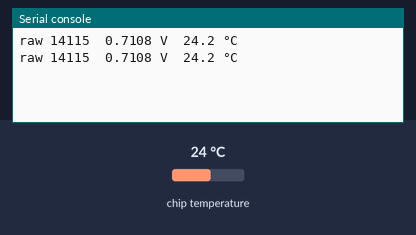
Recording of a program running on a simulated Raspberry Pi Pico running MicroPython. Shown: the last lines printed to the serial console. Inputs (shaded band) come from the test bench; at power-on: chip temperature 24 °C.

Above: at 1.2 s.
1.3 s: chip temperature set to 1 °C
At 2.6 s:
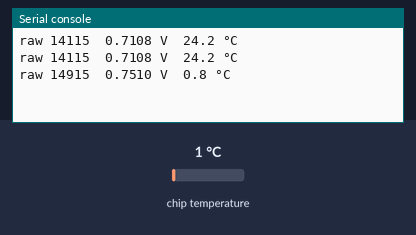
2.8 s: chip temperature set to 11 °C
At 3.8 s:
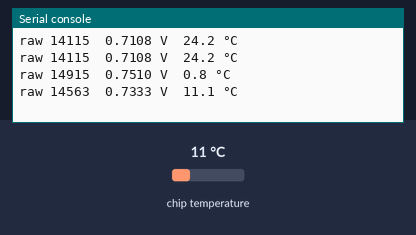
Timing chart, 0 to 5.8 s (numbered marks = the images above; inputs shaded):
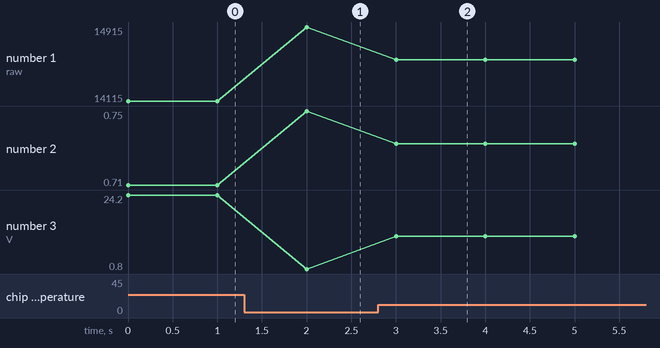

Measured:
- after the input at 1.3 s, the serial console: prints a new line after 0.70 s (image 1)
- after the input at 2.8 s, the serial console: prints a new line after 0.20 s (image 2)
- plotted number 1: 14115 → 14915 after the input at 1.3 s, 14915 → 14563 after the input at 2.8 s
- plotted number 2: 0.71 → 0.75 after the input at 1.3 s, 0.75 → 0.73 after the input at 2.8 s
- plotted number 3: 24.2 → 0.8 after the input at 1.3 s, 0.8 → 11.1 after the input at 2.8 s

The program:

s10_temperature.py
```python
# Read the temperature sensor inside the chip, once per second
from machine import ADC
import time

sensor = ADC(4)                 # channel 4 = temperature sensor

while True:
    raw = sensor.read_u16()     # 0 ... 65535
    voltage = raw * 3.3 / 65535
    temp = 27 - (voltage - 0.706) / 0.001721
    print(f"raw {raw}  {voltage:.4f} V  {temp:.1f} °C")
    time.sleep(1)
```
